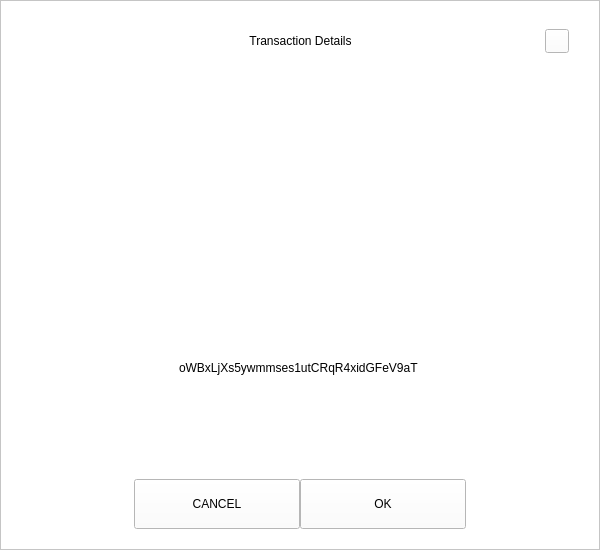
<?xml version="1.0" encoding="UTF-8"?>
<ui version="4.0">
 <class>ReceiveDialog</class>
 <widget class="QDialog" name="ReceiveDialog">
  <property name="geometry">
   <rect>
    <x>0</x>
    <y>0</y>
    <width>600</width>
    <height>550</height>
   </rect>
  </property>
  <property name="windowTitle">
   <string>Dialog</string>
  </property>
  <property name="styleSheet">
   <string notr="true">background:white;</string>
  </property>
  <layout class="QVBoxLayout" name="verticalLayout_2">
   <property name="spacing">
    <number>0</number>
   </property>
   <property name="leftMargin">
    <number>0</number>
   </property>
   <property name="topMargin">
    <number>0</number>
   </property>
   <property name="rightMargin">
    <number>0</number>
   </property>
   <property name="bottomMargin">
    <number>0</number>
   </property>
   <item>
    <widget class="QFrame" name="frameContainer">
     <property name="frameShape">
      <enum>QFrame::StyledPanel</enum>
     </property>
     <property name="frameShadow">
      <enum>QFrame::Raised</enum>
     </property>
     <layout class="QVBoxLayout" name="verticalLayout">
      <property name="spacing">
       <number>0</number>
      </property>
      <property name="leftMargin">
       <number>30</number>
      </property>
      <property name="topMargin">
       <number>20</number>
      </property>
      <property name="rightMargin">
       <number>30</number>
      </property>
      <property name="bottomMargin">
       <number>20</number>
      </property>
      <item>
       <layout class="QHBoxLayout" name="horizontalLayout_3">
        <property name="spacing">
         <number>0</number>
        </property>
        <item>
         <spacer name="horizontalSpacer_21">
          <property name="orientation">
           <enum>Qt::Horizontal</enum>
          </property>
          <property name="sizeHint" stdset="0">
           <size>
            <width>40</width>
            <height>20</height>
           </size>
          </property>
         </spacer>
        </item>
        <item>
         <widget class="QLabel" name="labelTitle">
          <property name="minimumSize">
           <size>
            <width>0</width>
            <height>40</height>
           </size>
          </property>
          <property name="maximumSize">
           <size>
            <width>16777215</width>
            <height>40</height>
           </size>
          </property>
          <property name="styleSheet">
           <string notr="true">padding-left:24px;</string>
          </property>
          <property name="text">
           <string>Transaction Details</string>
          </property>
          <property name="alignment">
           <set>Qt::AlignCenter</set>
          </property>
          <property name="margin">
           <number>7</number>
          </property>
         </widget>
        </item>
        <item>
         <spacer name="horizontalSpacer">
          <property name="orientation">
           <enum>Qt::Horizontal</enum>
          </property>
          <property name="sizeHint" stdset="0">
           <size>
            <width>40</width>
            <height>20</height>
           </size>
          </property>
         </spacer>
        </item>
        <item>
         <widget class="QPushButton" name="btnEsc">
          <property name="minimumSize">
           <size>
            <width>24</width>
            <height>24</height>
           </size>
          </property>
          <property name="maximumSize">
           <size>
            <width>24</width>
            <height>24</height>
           </size>
          </property>
          <property name="focusPolicy">
           <enum>Qt::NoFocus</enum>
          </property>
          <property name="text">
           <string/>
          </property>
         </widget>
        </item>
       </layout>
      </item>
      <item>
       <spacer name="verticalSpacer">
        <property name="orientation">
         <enum>Qt::Vertical</enum>
        </property>
        <property name="sizeType">
         <enum>QSizePolicy::Fixed</enum>
        </property>
        <property name="sizeHint" stdset="0">
         <size>
          <width>20</width>
          <height>20</height>
         </size>
        </property>
       </spacer>
      </item>
      <item alignment="Qt::AlignHCenter">
       <widget class="QLabel" name="labelQrImg">
        <property name="minimumSize">
         <size>
          <width>260</width>
          <height>260</height>
         </size>
        </property>
        <property name="maximumSize">
         <size>
          <width>260</width>
          <height>260</height>
         </size>
        </property>
        <property name="text">
         <string/>
        </property>
        <property name="alignment">
         <set>Qt::AlignCenter</set>
        </property>
       </widget>
      </item>
      <item>
       <spacer name="verticalSpacer_2">
        <property name="orientation">
         <enum>Qt::Vertical</enum>
        </property>
        <property name="sizeType">
         <enum>QSizePolicy::Fixed</enum>
        </property>
        <property name="sizeHint" stdset="0">
         <size>
          <width>20</width>
          <height>20</height>
         </size>
        </property>
       </spacer>
      </item>
      <item alignment="Qt::AlignHCenter">
       <widget class="QLabel" name="labelAddress">
        <property name="text">
         <string>oWBxLjXs5ywmmses1utCRqR4xidGFeV9aT </string>
        </property>
       </widget>
      </item>
      <item>
       <spacer name="verticalSpacer_3">
        <property name="orientation">
         <enum>Qt::Vertical</enum>
        </property>
        <property name="sizeType">
         <enum>QSizePolicy::Expanding</enum>
        </property>
        <property name="sizeHint" stdset="0">
         <size>
          <width>20</width>
          <height>20</height>
         </size>
        </property>
       </spacer>
      </item>
      <item>
       <layout class="QHBoxLayout" name="horizontalLayout" stretch="1,2,2,1">
        <property name="leftMargin">
         <number>20</number>
        </property>
        <property name="rightMargin">
         <number>20</number>
        </property>
        <item>
         <spacer name="horizontalSpacer1">
          <property name="orientation">
           <enum>Qt::Horizontal</enum>
          </property>
          <property name="sizeHint" stdset="0">
           <size>
            <width>40</width>
            <height>20</height>
           </size>
          </property>
         </spacer>
        </item>
        <item>
         <widget class="QPushButton" name="btnCancel">
          <property name="minimumSize">
           <size>
            <width>0</width>
            <height>50</height>
           </size>
          </property>
          <property name="focusPolicy">
           <enum>Qt::NoFocus</enum>
          </property>
          <property name="text">
           <string>CANCEL</string>
          </property>
         </widget>
        </item>
        <item>
         <widget class="QPushButton" name="btnSave">
          <property name="minimumSize">
           <size>
            <width>0</width>
            <height>50</height>
           </size>
          </property>
          <property name="focusPolicy">
           <enum>Qt::NoFocus</enum>
          </property>
          <property name="text">
           <string>OK</string>
          </property>
         </widget>
        </item>
        <item>
         <spacer name="horizontalSpacer_2">
          <property name="orientation">
           <enum>Qt::Horizontal</enum>
          </property>
          <property name="sizeHint" stdset="0">
           <size>
            <width>40</width>
            <height>20</height>
           </size>
          </property>
         </spacer>
        </item>
       </layout>
      </item>
     </layout>
    </widget>
   </item>
  </layout>
 </widget>
 <resources/>
 <connections/>
</ui>
